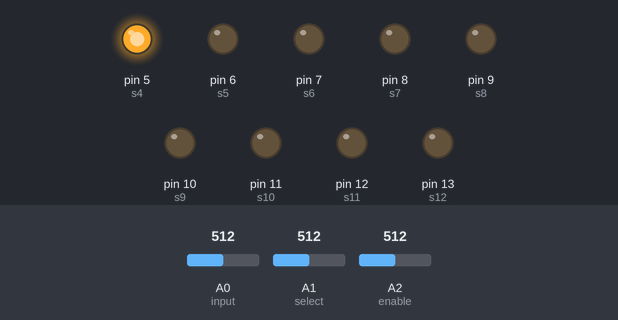
Recording of a sketch running on a simulated Arduino Uno, built with avr-gcc and run on an emulated ATmega328P. Parts: output pins drawn as LEDs (lit = HIGH). Inputs (shaded band) come from the test bench; at power-on: A0 (input) = 512, A1 (select) = 512, A2 (enable) = 512.

Above: at 1.2 s.
1.3 s: A0 (input) set to 882
2.8 s: A0 (input) set to 911
At 3.6 s:
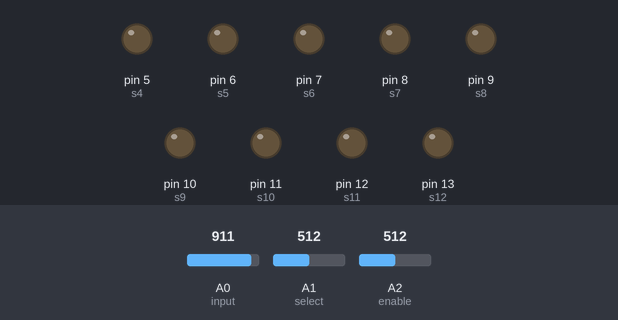
4.3 s: A0 (input) set to 890
At 4.8 s:
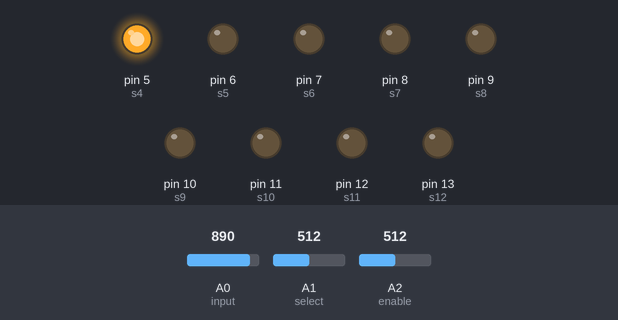
5.8 s: A0 (input) set to 900
At 7.1 s:
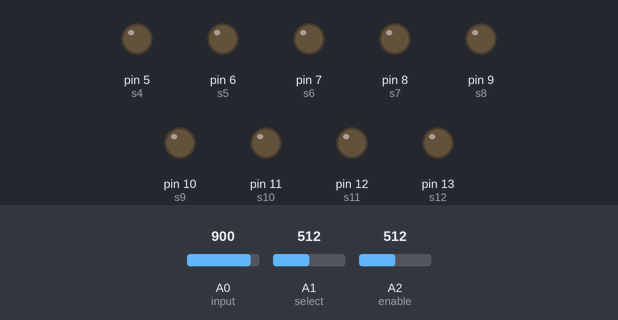
Timing chart, 0 to 8.3 s (numbered marks = the images above; inputs shaded):
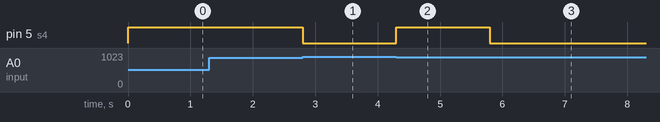

The sketch:

7segment-display.ino
```cpp
const int s1 = 2;
const int s2 = 3;
const int s3 = 4;
const int s4 = 5;

const int s5 = 6;
const int s6 = 7;
const int s7 = 8;
const int s8 = 9;

const int s9 = 10;
const int s10 = 11;
const int s11 = 12;
const int s12 = 13;

const int input = A0;
const int select = A1;
const int enable = A2;

void setup() {
  // put your setup code here, to run once:
  Serial.begin(9600);
  pinMode(s1, OUTPUT);
  pinMode(s2, OUTPUT);
  pinMode(s3, OUTPUT);
  pinMode(s4, OUTPUT);

  pinMode(s5, OUTPUT);
  pinMode(s6, OUTPUT);
  pinMode(s7, OUTPUT);
  pinMode(s8, OUTPUT);

  pinMode(s9, OUTPUT);
  pinMode(s10, OUTPUT);
  pinMode(s11, OUTPUT);
  pinMode(s12, OUTPUT);

  pinMode(input, INPUT);
  pinMode(select, INPUT);
  pinMode(enable, INPUT);

}

void loop() {
  // put your main code here, to run repeatedly:
  int p_input = analogRead(input);
  int p_select = analogRead(select);
  int p_enable = analogRead(enable);

  if (p_input < 900){
    digitalWrite(s1, LOW);
    digitalWrite(s2, LOW);
    digitalWrite(s3, LOW);
    digitalWrite(s4, HIGH);
  }
  else if (p_input < 800){
    digitalWrite(s1, LOW);
    digitalWrite(s2, LOW);
    digitalWrite(s3, HIGH);
    digitalWrite(s4, LOW);
  }
  else if (p_input < 700){
    digitalWrite(s1, LOW);
    digitalWrite(s2, LOW);
    digitalWrite(s3, HIGH);
    digitalWrite(s4, HIGH);
  }
  else if (p_input < 600){
    digitalWrite(s1, LOW);
    digitalWrite(s2, HIGH);
    digitalWrite(s3, LOW);
    digitalWrite(s1, LOW);
  }
  else if (p_input < 500){
    digitalWrite(s1, LOW);
    digitalWrite(s2, HIGH);
    digitalWrite(s3, LOW);
    digitalWrite(s4, HIGH);
  }
  else if (p_input < 400){
    digitalWrite(s1, LOW);
    digitalWrite(s2, HIGH);
    digitalWrite(s3, HIGH);
    digitalWrite(s4, LOW);
  }
  else if (p_input < 300){
    digitalWrite(s1, LOW);
    digitalWrite(s2, HIGH);
    digitalWrite(s3, HIGH);
    digitalWrite(s4, HIGH);
  }
  else if (p_input < 200){
    digitalWrite(s1, HIGH);
    digitalWrite(s2, LOW);
    digitalWrite(s3, LOW);
    digitalWrite(s4, LOW);
  }
  else if (p_input < 100){
    digitalWrite(s1, HIGH);
    digitalWrite(s2, LOW);
    digitalWrite(s3, LOW);
    digitalWrite(s4, HIGH);
  }
  else {
    digitalWrite(s1, LOW);
    digitalWrite(s2, LOW);
    digitalWrite(s3, LOW);
    digitalWrite(s4, LOW);
  }
}
```

Measured:
- the behaviour switches between 899 and 900 on A0 (input) (found by bisection; images 0 and 1)
- after the input at 1.3 s, every drawn part: stays the same
- after the input at 2.8 s, pin 5 (s4): HIGH → LOW at once
- after the input at 4.3 s, pin 5 (s4): LOW → HIGH at once
- after the input at 5.8 s, pin 5 (s4): HIGH → LOW at once
